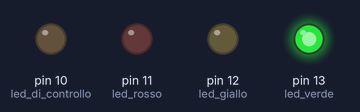
A sketch run on a simulated Arduino Uno, built with avr-gcc and run on an emulated ATmega328P. Shown: output pins drawn as LEDs (lit = HIGH).

Above: at 0.1 s.
At 10.1 s:
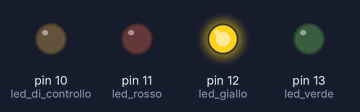
At 18.1 s:
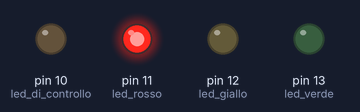
At 25.1 s:
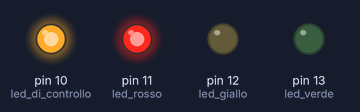
At 31.1 s:
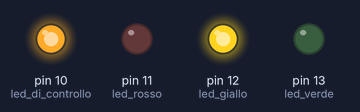
At 35.1 s:
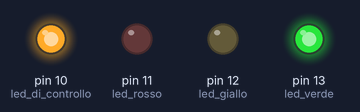
Timing chart, 0 to 40.0 s (numbered marks = the images above):
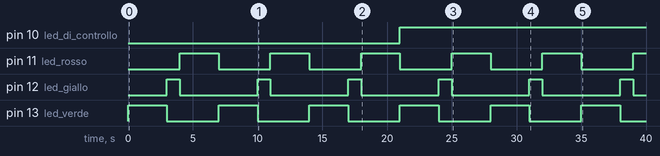

The sketch:

Semaforo.ino
```cpp
/*
Giorgio Asganafer
23/5/12

Semaforo a 3 LED
 */

void setup() {
  // initialize the digital pin as an output.
  // Pin 13 has an LED connected on most Arduino boards:
  pinMode(13, OUTPUT);    //led verde
  pinMode(12, OUTPUT);    //led giallo
  pinMode(11, OUTPUT);    //led rosso

  pinMode(10,OUTPUT);  //led di controllo
}

int conta=0, controllo=0;

void loop() {
  conta++;
  digitalWrite(13, HIGH);
  delay(3000);
  digitalWrite(13, LOW);
  digitalWrite(12, HIGH);
  delay(1000);
  digitalWrite(12, LOW);
  digitalWrite(11,HIGH);
  delay(3000);
  digitalWrite(11,LOW);

  //arrivato a 3 si illumina il LED
  if(conta%3==0){
    controllo++;
    if(controllo%2!=0){
      digitalWrite(10, HIGH);
    }
    if(controllo%2==0){
      digitalWrite(10, LOW);
    }
  }
}
```

Measured:
- by itself, pin 10 (led_di_controllo): LOW → HIGH at 21.0 s
- by itself, pin 11 (led_rosso), pin 13 (led_verde): alternates HIGH for 3.0 s and LOW for 4.0 s
- by itself, pin 12 (led_giallo): alternates HIGH for 1.0 s and LOW for 6.0 s
